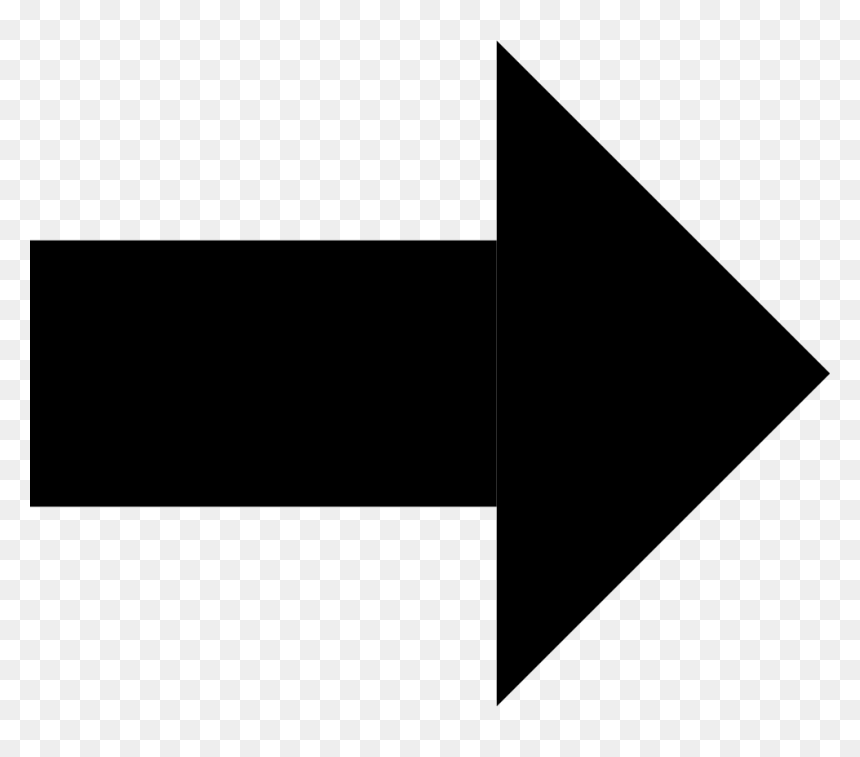
#> input picture Arrow-Detection-main/Right_Arrow.png, 860 x 757 px
$ python example_script.py
#> lines starting #> are read from the running program, lines starting #| are printed output that depends on the picture
# examples/example_script.py
import cv2
import os
import sys

# Ensure the project root directory is added to sys.path for module imports
sys.path.append(os.path.abspath(os.path.join(os.path.dirname(__file__), '..')))

from src.arrow_recognition import process_frame, match_and_annotate

# Define paths to the arrow images
right_arrow_path = os.path.join(os.path.dirname(__file__), '..', 'Right_Arrow.png')
left_arrow_path = os.path.join(os.path.dirname(__file__), '..', 'Left_Arrow.png')

# Load arrow images
right_arrow = cv2.imread(right_arrow_path, cv2.IMREAD_GRAYSCALE)
#> right_arrow is the input picture: shape (757, 860); min 0, max 255, mean 157.4
left_arrow = cv2.imread(left_arrow_path, cv2.IMREAD_GRAYSCALE)
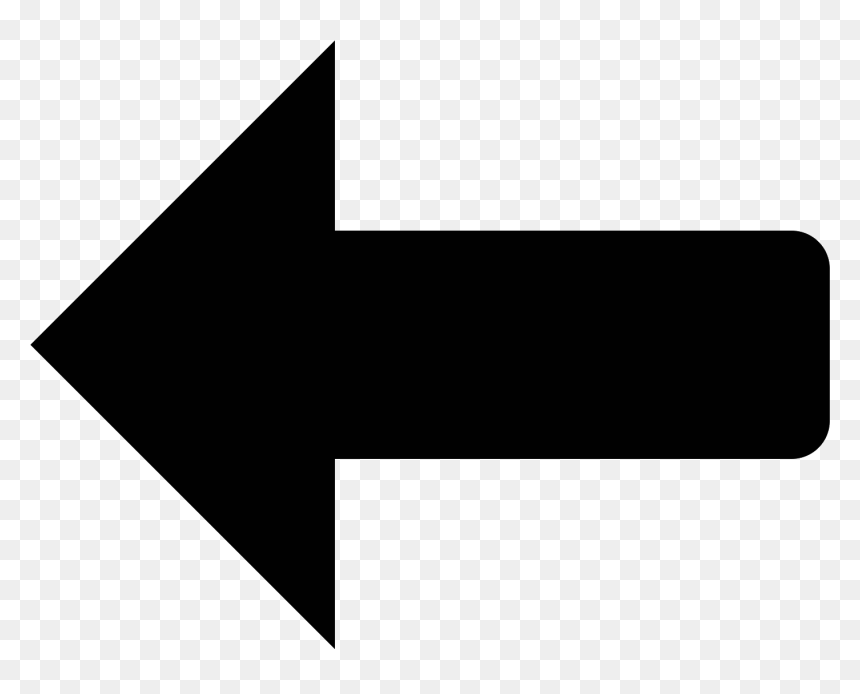
#> input picture Arrow-Detection-main/Left_arrow.png, 860 x 694 px, found by its file name
#> left_arrow is the input picture: shape (694, 860); min 1, max 255, mean 162.2

# Verify images are loaded
if right_arrow is None:
    print(f"Error: Unable to load image at {right_arrow_path}")
    sys.exit(1)
if left_arrow is None:
    print(f"Error: Unable to load image at {left_arrow_path}")
    sys.exit(1)

def main():
    cap = cv2.VideoCapture(0)
    if not cap.isOpened():
        print("Error: Could not open video capture.")
        return

    while True:
        ret, frame = cap.read()
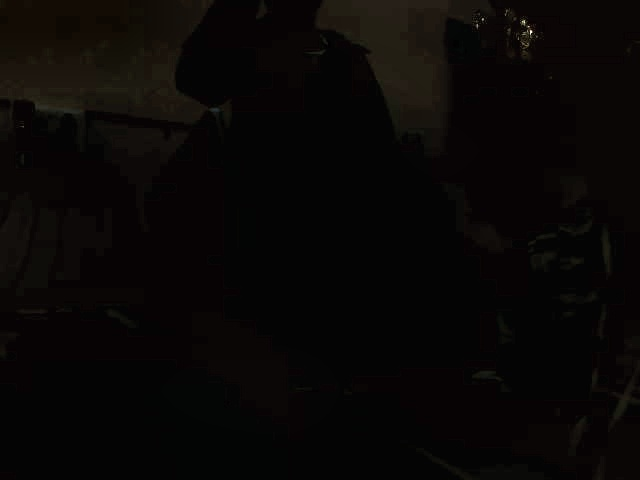
#> input picture IRC/Panaronma/images/image_0.jpg, 640 x 480 px, given in place of the camera
#> frame is the input picture: shape (480, 640, 3); mean B, G, R 5.7, 6.7, 9
        if not ret:
            print("Warning: Frame capture failed, skipping this frame.")
            continue

        # Check if frame is empty before processing
        if frame is None or frame.size == 0:
            print("Warning: Empty frame detected, skipping.")
            continue

        # Process the frame and perform arrow matching and annotation
        processed_frame = process_frame(frame)
        if processed_frame is None:
            print("Warning: Processed frame is empty, skipping.")
            continue

        # Only proceed with matching if processed frame is not empty
        match_and_annotate(processed_frame, right_arrow, (0, 255, 0), 'Right')
        match_and_annotate(processed_frame, left_arrow, (255, 0, 0), 'Left')

        # Display the processed video feed
        cv2.imshow("Video Feed", processed_frame)

        # Exit on 'q' key press
        if cv2.waitKey(1) & 0xFF == ord('q'):
            break

    # Cleanup
    cap.release()
    cv2.destroyAllWindows()

if __name__ == "__main__":
    main()
#> (the call stopped at in main, `processed_frame = process_frame(frame)`: src is not available in this run)
